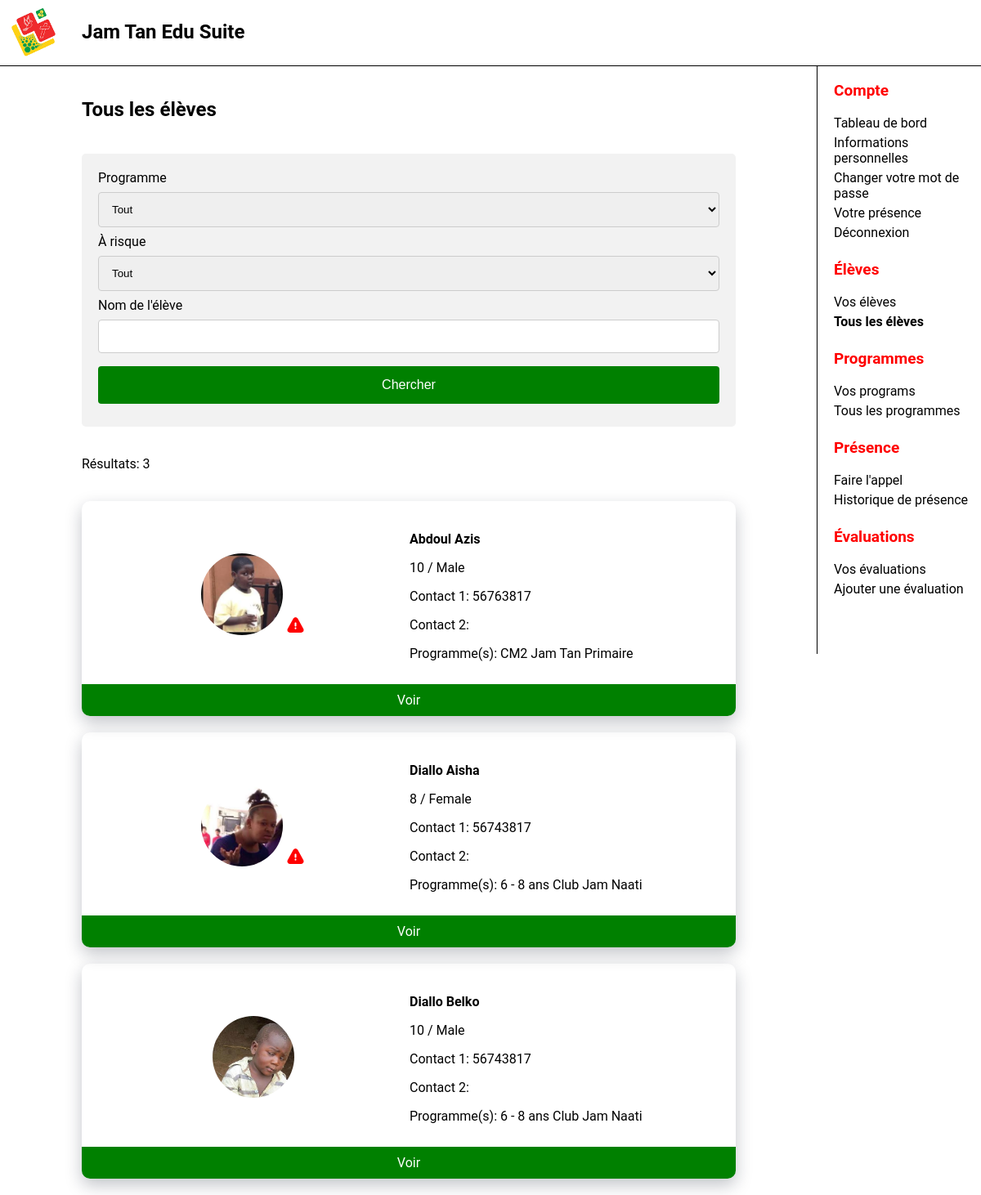
The page /views/AllStudents.php (signed in) on the database its author committed.
### tables this page shows
CREATE TABLE Student (
StudentID INTEGER NOT NULL PRIMARY KEY AUTO_INCREMENT,
StudentFirstName VARCHAR(60) NOT NULL,
StudentLastName VARCHAR(60) NOT NULL,
StudentBirthDate DATE NOT NULL,
StudentTown VARCHAR(60) NOT NULL,
StudentGender ENUM("Male", "Female"),
StudentSchool_Year TINYINT UNSIGNED NOT NULL DEFAULT 0,
StudentPicture VARCHAR(255) NOT NULL DEFAULT 'default',
Contact1 VARCHAR(8) NOT NULL,
Contact2 VARCHAR(8),
FatherFirst_Name VARCHAR(60) NOT NULL,
FatherLast_Name VARCHAR(60) NOT NULL,
MotherFirst_Name VARCHAR(60) NOT NULL,
MotherLast_Name VARCHAR(60) NOT NULL
);

### views/AllStudents.php (the view, shortened to what this page needs)
<?php
require("../controllers/db.php");
$GetStudents = "SELECT TIMESTAMPDIFF(YEAR, Student.StudentBirthDate, CURDATE()) AS Age,
Student.StudentID, Student.StudentFirstName, Student.StudentLastName, Contact1, Contact2,
Student.StudentGender, Student.StudentPicture,
GROUP_CONCAT(DISTINCT Program.ProgramName, ' ', ProgramCategory.CategoryName
ORDER BY Program.ProgramName SEPARATOR ', ') AS Programs,
IF (Student.StudentID IN
(SELECT StudentID FROM StudentsRiskLevel WHERE RiskLevel = 'High Risk'), TRUE, FALSE) AS AtHighRisk,
IF (Student.StudentID IN
(SELECT StudentID FROM StudentsRiskLevel WHERE RiskLevel = 'Moderate Risk'), TRUE, FALSE) AS AtModerateRisk
FROM student
INNER JOIN Enrollment ON Student.StudentID = Enrollment.StudentID
INNER JOIN Program ON Enrollment.ProgramID = Program.ProgramID
INNER JOIN ProgramCategory ON Program.CategoryID = ProgramCategory.CategoryID
WHERE 1 = 1";
$params = [];
$GetStudents .= " GROUP BY Student.StudentID";
$stmt = $conn->prepare($GetStudents);
$stmt->execute($params);
$Students = $stmt->fetchAll(PDO::FETCH_ASSOC);
$NumRows = count($Students);
?>
<!DOCTYPE html>
<html lang="en">
<head>
    <link rel="stylesheet" href="css/form.css">
    <link rel="stylesheet" href="css/StudentResult.css">
    <link rel="stylesheet" href="css/Card.css">
    <link rel="stylesheet" href="css/ProfilePictureSmall.css">
</head>
<body>
    <div id="main">
        <h2>Tous les élèves</h2>
        <div class="form-container">
            <form action="<?=$_SERVER['PHP_SELF']?>" method="GET">
                <label for="InProgram">Programme</label>
                <select name="InProgram">
                    <option value="">Tout</option>
                </select>
                <label for="AtRisk">À risque</label>
                <select name="AtRisk">
                    <option value="">Tout</option>
                </select>
                <label for="Name">Nom de l'élève</label>
                <input type="text" name="Name" value="<?= htmlspecialchars($_GET['Name'] ?? '')?>">
                <input type="submit" value="Chercher">
            </form>
        </div>
        <p class="number-results">Résultats: <?= htmlspecialchars($NumRows) ?></p>
        <div class="card-container">
            <?php foreach ($Students as $Student): ?>
                <div class="card">
                    <table>
                        <tr>
                            <td>
                                <img class="profile-picture" src="../StudentImages/<?= htmlspecialchars($Student["StudentPicture"]) ?>.jpg"
                                alt="Image of <?= htmlspecialchars($Student["StudentFirstName"]) ?>">
                                <?php if ($Student["AtHighRisk"] == true) {?>
                                    <img style="width: 25px" src="../icons/alert-triangle-svgrepo-com.svg" alt="">
                                <?php } else if ($Student["AtModerateRisk"] == true) {?>
                                    <img style="width: 25px" src="../icons/alert-triangle-svgrepo-orange-com.svg" alt="">
                                <?php } ?>
                            </td>
                            <td>
                                <p class="student-name">
                                    <?= htmlspecialchars($Student["StudentLastName"] . " " . $Student["StudentFirstName"]) ?>
                                </p>
                                <p>
                                    <?= htmlspecialchars($Student["Age"]) . " / " . $Student["StudentGender"] ?>
                                </p>
                                <p>
                                    <?= "Contact 1: " . htmlspecialchars($Student["Contact1"]) ?>
                                </p>
                                <p>
                                    <?= "Contact 2: " . htmlspecialchars($Student["Contact2"]) ?>
                                </p>
                                <p>
                                    <?= "Programme(s): " . htmlspecialchars($Student["Programs"]) ?>
                                </p>
                            </td>
                        </tr>
                    </table>
                    <a href="Student.php?student_id=<?= $Student["StudentID"]?>" class="card-btn">Voir</a>
                </div>
            <?php endforeach ?>
        </div>
</body>
</html>

### nav/nav.css (style rules this page uses)
html, body { margin: 0; padding: 0; font-family: 'Roboto', sans-serif; }
#logo { height: 70px; position: fixed; }
#topbar { top: 0; z-index: 1; width: 100vw; height: 70px; position: fixed; background-color: white; display: flex; border-bottom: thin solid; padding: 5px; }
#app_title { position: fixed; margin-left: 95px; display: block; }
#main { padding-top: 100px; margin-right: 300px; margin-left: 100px; }
#sidebar_menu { position: fixed; width: 200px; padding-top: 80px; border-left:solid black; border-width: thin; height: calc(100vh - 80px); overflow-y: auto; right: 0px; }
#sidebar_menu a { text-decoration: none; font-size: 16px; padding-bottom: 5px; color: black; display: block; padding-left: 20px; }
#sidebar_menu p { color: red; font-weight: bold; font-size: 19px; padding-left: 20px; }
h2 { padding-bottom: 20px; }
#topbar { visibility: visible; }
#sidebar_menu { display: block; }

### views/css/form.css (style rules this page uses)
.form-container { padding-bottom: 20px; }
form { border-radius: 5px; background-color: #f2f2f2; padding: 20px; }
label { display: block; }
input { width: 100%; padding: 12px; margin: 8px 0; display: inline-block; border: 1px solid #ccc; border-radius: 4px; box-sizing: border-box; }
select { width: 100%; padding: 12px; margin: 8px 0; display: inline-block; border: 1px solid #ccc; border-radius: 4px; box-sizing: border-box; }
input[type=submit] { width: 100%; background-color: green; color: white; padding: 14px; margin: 8px 0; border: none; border-radius: 4px; cursor: pointer; font-size: 16px; }

### views/css/StudentResult.css (style rules this page uses)
table { width: 100%; border-collapse: collapse; table-layout: fixed; }
td:nth-child(1) { text-align: center; }
.student-name { font-weight: bold; }

### views/css/Card.css (style rules this page uses)
.card { padding: 20px; padding-bottom: 50px; box-shadow: 0 8px 20px rgba(15, 23, 45, 0.25); position: relative; border-radius: 10px; }
.card-btn { background-color: green; text-align: center; padding: 10px; color: white; bottom: 0; left: 0; position: absolute; width: calc(100% - 20px); text-decoration: none; border-radius: 0px 0px 10px 10px; }
.card-container { display: flex; flex-direction: column; gap: 20px; flex-wrap: wrap; flex-basis: 40%; padding-bottom: 20px; }
.number-results { padding-bottom: 20px; }

### views/css/ProfilePictureSmall.css (style rules this page uses)
.profile-picture { height: 100px; width: 100px; border-radius: 50%; object-fit: cover; object-position: center; }

### views/AllStudents.php (style rules this page uses)
#s_all_students { font-weight: bold; }

### rows shown on the page
student: StudentPicture (picture), StudentLastName+StudentFirstName "Abdoul Azis", Age "10", StudentGender "Male", Contact1 "56763817", Programs "CM2 Jam Tan Primaire"
student: StudentPicture (picture), StudentLastName+StudentFirstName "Diallo Aisha", Age "8", StudentGender "Female", Contact1 "56743817", Programs "6 - 8 ans Club Jam Naati"
student: StudentPicture (picture), StudentLastName+StudentFirstName "Diallo Belko", Age "10", StudentGender "Male", Contact1 "56743817", Programs "6 - 8 ans Club Jam Naati"

### other values the page prints
$NumRows "3"
